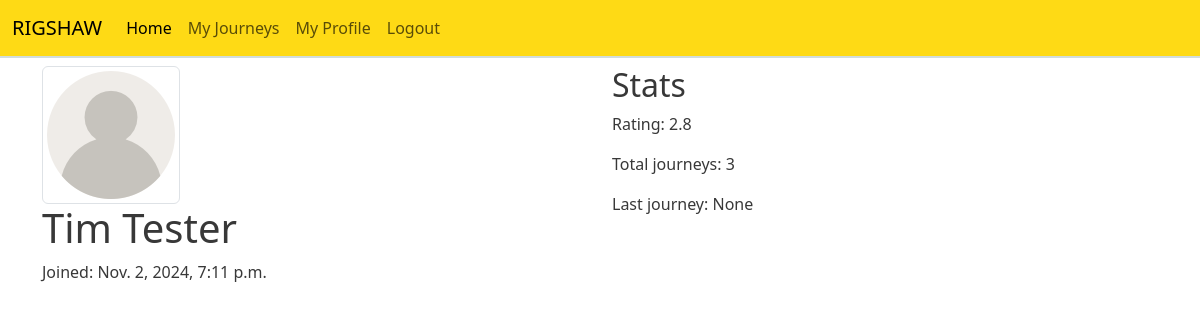
The app's page /profile/2 (signed in) with its own data.
### profiles/models.py (models this page shows, shortened)
class UserProfile(models.Model):
    user = models.OneToOneField(User, on_delete=models.CASCADE)
    name = models.CharField(max_length=100)
    phone = models.CharField(max_length=15)
    picture = models.ImageField(upload_to='profile/', blank=True)
    avg_rating = models.DecimalField(max_digits=3, decimal_places=1, null=True, blank=True)
    joined = models.DateTimeField(auto_now_add=True)
    class Meta:
        ordering = ['joined']

### profiles/views.py (the view)
# urls.py: path('<int:pk>', views.profile, name='profile'),
def profile(request, pk):
    profile = UserProfile.objects.get(pk=pk)
    total_journeys = Journey.objects.filter(creator=request.user).count()
    last_journey = Journey.objects.filter(creator=request.user, status=2).first()
    context = {
        'profile': profile,
        'total_journeys': total_journeys,
        'last_journey': last_journey,
    }
    return render(request, 'profiles/profile.html', context)

### profiles/templates/profiles/profile.html (shortened to what this page needs)
{% extends 'base.html' %}
{% load static %}
{% block content %}
    <div class="container">
        <div class="row">
            <div class="col-md-6">
                {% if profile.picture %}
                <img src="{{ profile.picture.url }}" alt="{{ profile.username }}" class="img-thumbnail">
                {% else %}
                <img src="{% static 'profile/user.png' %}" alt="{{ profile.username }}" class="img-thumbnail">
                {% endif %}
                <h1>{{ profile.name }}</h1>
                <p>Joined: {{ profile.joined }}</p>
            </div>
            <div class="col-md-6">
                <h2>Stats</h2>
                <p>Rating: {{profile.avg_rating}}</p>
                <p>Total journeys: {{total_journeys}}</p>
                <p>Last journey: {% if last_journey %}<a href="{% url 'journey' last_journey.id %}">{{ last_journey }}</a>{% else %}None{% endif %} </p>
            </div>
        </div>
    </div>
{% endblock %}

### static/css/base.css (style rules this page uses)
:root { --taxi-black: #383838; --taxi-grey: #d2dddb; --taxi-yellow: #feda15; --taxi-white: #ffffff; }
* { margin: 0; padding: 0; box-sizing: border-box; }
body { background-color: var(--taxi-white); color: var(--taxi-black); }

### records on screen
UserProfile: name "Tim Tester", joined "Nov. 2, 2024, 7:11 p.m.", avg_rating "2.8"

### other values on screen
{{ total_journeys }} "3"
